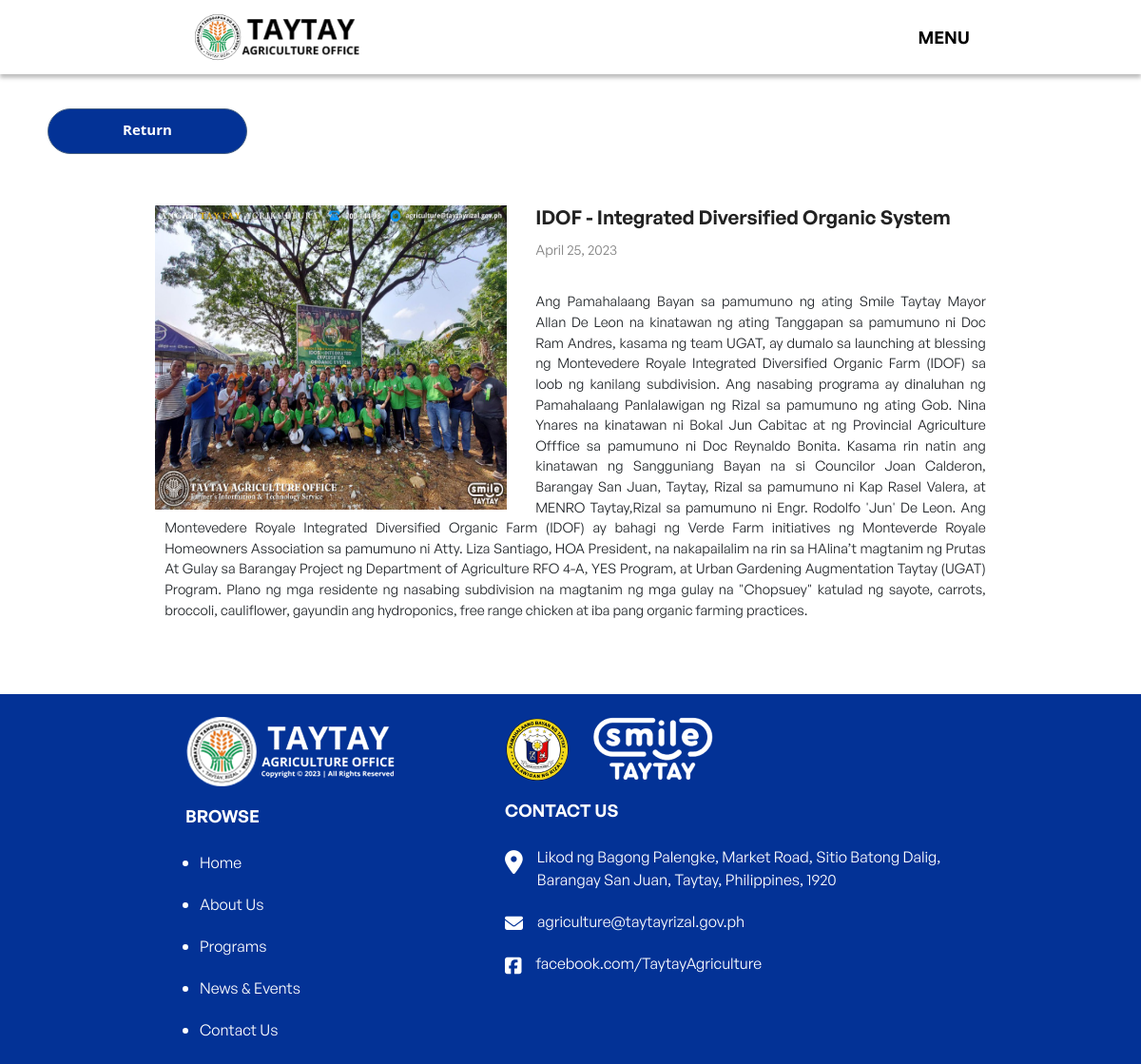
/event-content.php?eventid=1, run on the app's committed database.
### tables this page shows
CREATE TABLE `contents` (
  `content_id` int(11) NOT NULL,
  `title` varchar(100) NOT NULL,
  `description` text NOT NULL,
  `img` varchar(100) NOT NULL,
  `date_posted` date NOT NULL,
  `user_id` int(11) NOT NULL,
  `category_id` int(11) NOT NULL,
  `headline` text NOT NULL
);

### event-content.php (the view, shortened to what this page needs)
<?php
      include "config.php";
      include "navbar.php"; ?>
<!DOCTYPE html>
<html>
<head>
  <link href="https://cdn.jsdelivr.net/npm/bootstrap@5.2.1/dist/css/bootstrap.min.css" rel="stylesheet">
    <link rel="stylesheet" type="text/css" href="navbar.css">
    <link rel="stylesheet" type="text/css" href="footer.css">
</head>
<?php
$content_id=$_GET['eventid'];
        $sql="SELECT *from contents where content_id={$content_id}";
        $result=mysqli_query($conn,$sql) or die("Query failed ");
        if (mysqli_num_rows($result) > 0) {
            while ($row = mysqli_fetch_assoc($result)) {
?>
<body>
<div class="btn-container">
<a href="event-headline.php" class="btn">Return </a>
</div>
  <section class="ne-section">
    <div class="ne-container">
        <div class="ne-content">
            <div class="ne-content-img2">
            <img src="<?php echo $row['img'];?>" >
            <div class="text">
                <h2><?php  echo $row['title'];?></h2>
		    <p1><?php echo date("F j, Y", strtotime($row['date_posted'])); ?></p1>
                <p><?php  echo $row['description'];?></p>
            </div>
            </div>
        </div>
    </div>
  </section>
  <?php }
}?>
</body>
</html>

### footer.css (style rules this page uses)
* { margin: 0; padding: 0; }
footer * { position: relative; margin:0; padding:0; box-sizing: border-box; }
.footer-container { max-width: 100%; margin:auto; }
.footer-row { display: flex; flex-wrap: wrap; justify-content: center; }
.footer { background-color: #033296; padding: 2% 15%; }
.footer-col { width: 40%; padding: 0 15px; }
.footer-col img { padding-bottom: 20px; padding-right: 20px; }
.footer-col ul { width: 60%; padding: 0 15px; color: #ffffff; }
.footer-col h4 { font-size: 18px; color: #ffffff; margin-bottom: 25px; font-weight: 500; position: relative; font-family: 'General Sans-Semibold'; }
.footer-col ul li:not(:last-child) { margin-bottom: 20px; }
.footer-col ul li a { font-size: 16px; color: #ffffff; text-decoration: none; font-weight: 300; display: block; transition: all 0.3s ease; font-family: 'General Sans'; }
.footer-col1 { width: 60%; padding: 0 15px; }
.footer-col1 img { padding-bottom: 20px; padding-right: 20px; }
.footer-col1 ul { list-style: none; padding-left: 30px; }
.footer-col1 h4 { font-family: 'General Sans-Semibold'; font-size: 18px; color: #ffffff; margin-bottom: 25px; font-weight: 500; position: relative; }
.footer-col1 ul li a { font-size: 16px; color: #ffffff; text-decoration: none; font-family: 'General Sans'; display: block; transition: all 0.3s ease; }
.footer-col1 ul .loc li:before { font-family: 'FontAwesome'; content: '\f3c5'; margin:0 15px 0 -30px; color: rgb(255, 255, 255); display: block; float: left; font-size: 25px; }
.mail { padding-top: 20px; }
.fb { padding-top: 20px; }
.footer-col1 ul .mail li:before { font-family: 'FontAwesome'; content: '\f0e0'; margin:0 15px 0 -30px; color: rgb(255, 255, 255); display: block; float: left; font-size: 19px; }
.footer-col1 ul .fb li:before { font-family: 'FontAwesome'; content: '\f082'; margin:0 15px 10px -30px; color: #ffffff; display: block; float: left; font-size: 20px; }

### event-content.php (style rules this page uses)
.ne-section * { padding:0; margin: 0; margin-top: 10px; }
.ne-section { height: 100%; display: flex; align-items: center; justify-content: center; padding: 1.5rem; }
.ne-container { width: 80%; padding: 0 1.5rem; margin: 0 auto; }
.ne-content { display: flex; }
.btn-container { width: 100%; display: flex; justify-content: left; padding-left: 50px; gap: 1%; }
.btn-container .btn { padding-top: 10px; font-family: 'General Sans'; font-size: 1vw; background: #033296; border: 1px solid #486284; border-radius: 50px; color: white; width: 210px; height: 48px; font-family: 'Open Sans'; font-style: normal; font-weight: 700; font-size: 15px; }
.ne-content-img2 img { float: left; width: 400px; height: 320px; padding: 0 30px 0 0 }
.text { text-align: justify; padding-left: 10px; }
.text h2 { font-family:'General Sans-Semibold' ; color: #222; font-size: 1.7vw; margin-bottom: 10px; }
.text p { text-align: justify; font-family:'General Sans' ; font-size: 1.2vw; margin-top: 2rem; }
.text p1 { font-family:'General Sans' ; font-size: 1.2vw; color: gray; }

### data on the page
contents: img (picture), title "IDOF - Integrated Diversified Organic System", date_posted "April 25, 2023", description "Ang Pamahalaang Bayan sa pamumuno ng ating Smile Taytay Mayor Allan De Leon na kinatawan ng ating Tanggapan sa pamumuno ni Doc Ram Andres, kasama ng team UGAT, ay dumalo sa launching at blessing ng Montevedere Royale Integrated Diversified Organic Farm (IDOF) sa loob ng kanilang subdivision. Ang nasabing programa ay dinaluhan ng Pamahalaang Panlalawigan ng Rizal sa pamumuno ng ating Gob. Nina Ynares na kinatawan ni Bokal Jun Cabitac at ng Provincial Agriculture Offfice sa pamumuno ni Doc Reynaldo Bonita. Kasama rin natin ang kinatawan ng Sangguniang Bayan na si Councilor Joan Calderon, Barangay San Juan, Taytay, Rizal sa pamumuno ni Kap Rasel Valera, at MENRO Taytay,Rizal sa pamumuno ni…"
